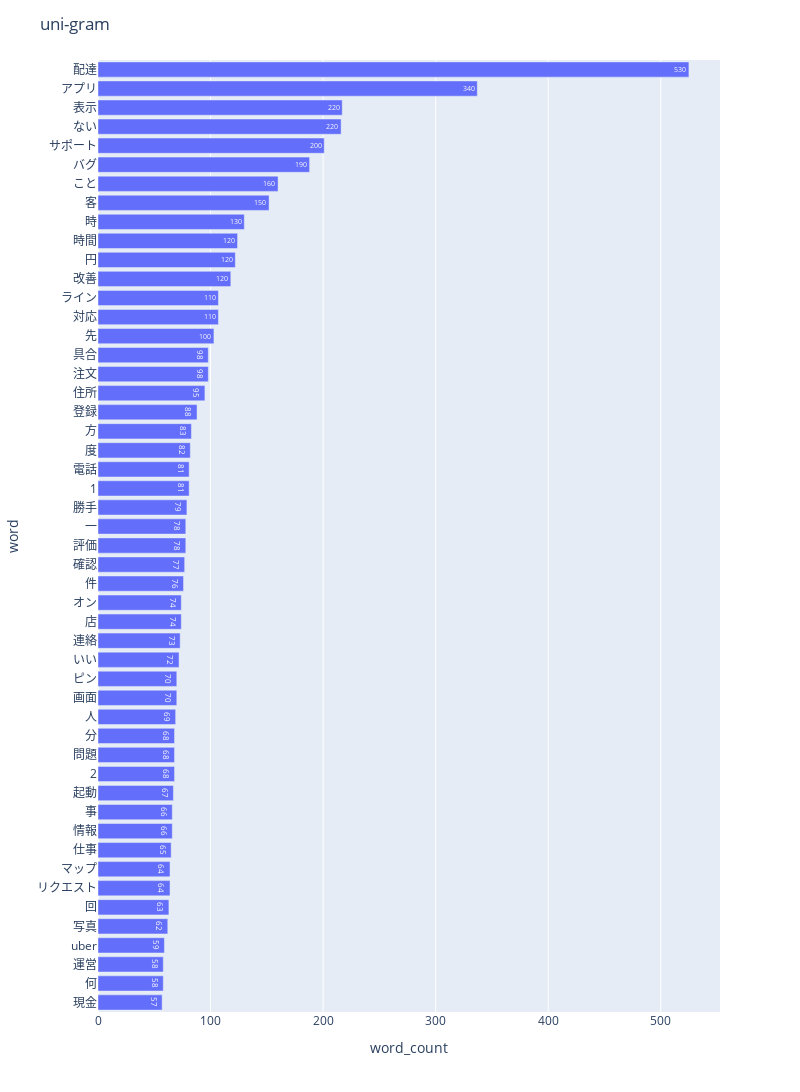

Notebook code for this chart:
### Code cell
# nlplotで直近1カ月のレビューを可視化・分析
# 頻出単語
import nlplot

npt = nlplot.NLPlot(df1_1, target_col='words')

# top_nで頻出上位単語, min_freqで頻出下位単語を指定
stopwords = npt.get_stopword(top_n=0, min_freq=0)

npt.bar_ngram(
    title='uni-gram',
    xaxis_label='word_count',
    yaxis_label='word',
    ngram=1,
    top_n=50,
    stopwords=stopwords,
)

### Figure 1 — Plotly figure (JSON) as saved in the notebook; plotly's stock layout.template omitted (floating-point values rounded to 4 significant figures)
{"data": [{"alignmentgroup": "True", "hovertemplate": "word_count=%{text}<br>word=%{y}<extra></extra>", "legendgroup": "", "marker": {"pattern": {"shape": ""}}, "name": "", "offsetgroup": "", "orientation": "h", "showlegend": false, "text": [57, 58, 58, 59, 62, 63, 64, 64, 65, 66, 66, 67, 68, 68, 68, 69, 70, 70, 72, 73, 74, 74, 76, 77, 78, 78, 79, 81, 81, 82, 83, 88, 95, 98, 98, 103, 107, 107, 118, 122, 124, 130, 152, 160, 188, 201, 216, 217, 337, 525], "textposition": "auto", "texttemplate": "%{text:.2s}", "type": "bar", "x": [57, 58, 58, 59, 62, 63, 64, 64, 65, 66, 66, 67, 68, 68, 68, 69, 70, 70, 72, 73, 74, 74, 76, 77, 78, 78, 79, 81, 81, 82, 83, 88, 95, 98, 98, 103, 107, 107, 118, 122, 124, 130, 152, 160, 188, 201, 216, 217, 337, 525], "xaxis": "x", "y": ["現金", "何", "運営", "uber", "写真", "回", "リクエスト", "マップ", "仕事", "情報", "事", "起動", "2", "問題", "分", "人", "画面", "ピン", "いい", "連絡", "店", "オン", "件", "確認", "評価", "一", "勝手", "1", "電話", "度", "方", "登録", "住所", "注文", "具合", "先", "対応", "ライン", "改善", "円", "時間", "時", "客", "こと", "バグ", "サポート", "ない", "表示", "アプリ", "配達"], "yaxis": "y"}], "layout": {"barmode": "relative", "height": 1100, "legend": {"tracegroupgap": 0}, "margin": {"t": 60}, "title": {"text": "uni-gram"}, "width": 800, "xaxis": {"anchor": "y", "domain": [0, 1], "title": {"text": "word_count"}}, "yaxis": {"anchor": "x", "domain": [0, 1], "title": {"text": "word"}}}}
